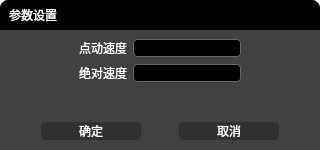
<?xml version="1.0" encoding="UTF-8"?>
<ui version="4.0">
 <class>ParaSettingsDialog</class>
 <widget class="QDialog" name="ParaSettingsDialog">
  <property name="geometry">
   <rect>
    <x>0</x>
    <y>0</y>
    <width>320</width>
    <height>150</height>
   </rect>
  </property>
  <property name="windowTitle">
   <string>Dialog</string>
  </property>
  <property name="styleSheet">
   <string notr="true">background: transparent;
</string>
  </property>
  <widget class="QWidget" name="containerWidget" native="true">
   <property name="geometry">
    <rect>
     <x>0</x>
     <y>0</y>
     <width>320</width>
     <height>150</height>
    </rect>
   </property>
   <property name="styleSheet">
    <string notr="true">#containerWidget{
	background: rgb(0,0,0);
	color: white;
    border-radius: 8px;
}
QPushButton {
    font-family: 'Microsoft YaHei';
	font: 12px;
}
QLabel {
    font-family: 'Microsoft YaHei';
	font: 12px;
}</string>
   </property>
   <layout class="QVBoxLayout" name="verticalLayout_2">
    <property name="spacing">
     <number>0</number>
    </property>
    <property name="leftMargin">
     <number>0</number>
    </property>
    <property name="topMargin">
     <number>0</number>
    </property>
    <property name="rightMargin">
     <number>0</number>
    </property>
    <property name="bottomMargin">
     <number>0</number>
    </property>
    <item>
     <widget class="QWidget" name="titleWidget" native="true">
      <property name="styleSheet">
       <string notr="true">background: transparent;
border: none;
font-family: 'Microsoft YaHei';
font-size: 12px;
color: white;</string>
      </property>
      <layout class="QHBoxLayout" name="horizontalLayout">
       <property name="leftMargin">
        <number>9</number>
       </property>
       <property name="topMargin">
        <number>0</number>
       </property>
       <property name="rightMargin">
        <number>0</number>
       </property>
       <property name="bottomMargin">
        <number>0</number>
       </property>
       <item>
        <widget class="QLabel" name="title">
         <property name="text">
          <string>参数设置</string>
         </property>
        </widget>
       </item>
       <item>
        <spacer name="horizontalSpacer">
         <property name="orientation">
          <enum>Qt::Horizontal</enum>
         </property>
         <property name="sizeHint" stdset="0">
          <size>
           <width>298</width>
           <height>20</height>
          </size>
         </property>
        </spacer>
       </item>
       <item>
        <widget class="QPushButton" name="btn_close">
         <property name="minimumSize">
          <size>
           <width>30</width>
           <height>30</height>
          </size>
         </property>
         <property name="maximumSize">
          <size>
           <width>30</width>
           <height>30</height>
          </size>
         </property>
         <property name="text">
          <string/>
         </property>
         <property name="icon">
          <iconset resource="../../Img.qrc">
           <normaloff>:/Resources/img/window_close.png</normaloff>:/Resources/img/window_close.png</iconset>
         </property>
         <property name="iconSize">
          <size>
           <width>20</width>
           <height>20</height>
          </size>
         </property>
        </widget>
       </item>
      </layout>
     </widget>
    </item>
    <item>
     <widget class="QWidget" name="widget" native="true">
      <property name="styleSheet">
       <string notr="true">#widget{
	background: rgb(65,65,65);
}

QLabel{
	color:white;
}

QLineEdit{
    background: black;
    border: 1px solid #676767;
	border-radius: 4px;
    font-family: 'Microsoft YaHei';
    font-size: 12px;
    color: white;
}
QPushButton {
    font-family: 'Microsoft YaHei';
    background: #303133;
    border-radius: 4px;
    color:white;
}
QPushButton::hover {
    font-family: 'Microsoft YaHei';
    background: #606060;
    border-radius: 4px;
    color:white;
}
QPushButton::pressed {
    font-family: 'Microsoft YaHei';
    background: #82848A;
    border-radius: 4px;
    color:white;
}</string>
      </property>
      <layout class="QVBoxLayout" name="verticalLayout">
       <item>
        <layout class="QGridLayout" name="gridLayout">
         <item row="0" column="1">
          <widget class="QLabel" name="label_8">
           <property name="text">
            <string>点动速度</string>
           </property>
          </widget>
         </item>
         <item row="1" column="3">
          <spacer name="horizontalSpacer_6">
           <property name="orientation">
            <enum>Qt::Horizontal</enum>
           </property>
           <property name="sizeHint" stdset="0">
            <size>
             <width>40</width>
             <height>20</height>
            </size>
           </property>
          </spacer>
         </item>
         <item row="1" column="2">
          <widget class="QLineEdit" name="lineEdit_2"/>
         </item>
         <item row="1" column="0">
          <spacer name="horizontalSpacer_5">
           <property name="orientation">
            <enum>Qt::Horizontal</enum>
           </property>
           <property name="sizeHint" stdset="0">
            <size>
             <width>40</width>
             <height>20</height>
            </size>
           </property>
          </spacer>
         </item>
         <item row="1" column="1">
          <widget class="QLabel" name="label_9">
           <property name="text">
            <string>绝对速度</string>
           </property>
          </widget>
         </item>
         <item row="0" column="2">
          <widget class="QLineEdit" name="lineEdit">
           <property name="styleSheet">
            <string notr="true"/>
           </property>
          </widget>
         </item>
         <item row="2" column="1">
          <spacer name="verticalSpacer">
           <property name="orientation">
            <enum>Qt::Vertical</enum>
           </property>
           <property name="sizeHint" stdset="0">
            <size>
             <width>20</width>
             <height>40</height>
            </size>
           </property>
          </spacer>
         </item>
        </layout>
       </item>
       <item>
        <layout class="QHBoxLayout" name="horizontalLayout_2">
         <item>
          <spacer name="horizontalSpacer_3">
           <property name="orientation">
            <enum>Qt::Horizontal</enum>
           </property>
           <property name="sizeHint" stdset="0">
            <size>
             <width>40</width>
             <height>20</height>
            </size>
           </property>
          </spacer>
         </item>
         <item>
          <widget class="QPushButton" name="pushButton">
           <property name="minimumSize">
            <size>
             <width>100</width>
             <height>0</height>
            </size>
           </property>
           <property name="text">
            <string>确定</string>
           </property>
          </widget>
         </item>
         <item>
          <spacer name="horizontalSpacer_2">
           <property name="orientation">
            <enum>Qt::Horizontal</enum>
           </property>
           <property name="sizeHint" stdset="0">
            <size>
             <width>40</width>
             <height>20</height>
            </size>
           </property>
          </spacer>
         </item>
         <item>
          <widget class="QPushButton" name="pushButton_2">
           <property name="minimumSize">
            <size>
             <width>100</width>
             <height>0</height>
            </size>
           </property>
           <property name="text">
            <string>取消</string>
           </property>
          </widget>
         </item>
         <item>
          <spacer name="horizontalSpacer_4">
           <property name="orientation">
            <enum>Qt::Horizontal</enum>
           </property>
           <property name="sizeHint" stdset="0">
            <size>
             <width>40</width>
             <height>20</height>
            </size>
           </property>
          </spacer>
         </item>
        </layout>
       </item>
      </layout>
     </widget>
    </item>
   </layout>
  </widget>
 </widget>
 <resources>
  <include location="../../Img.qrc"/>
 </resources>
 <connections/>
</ui>
